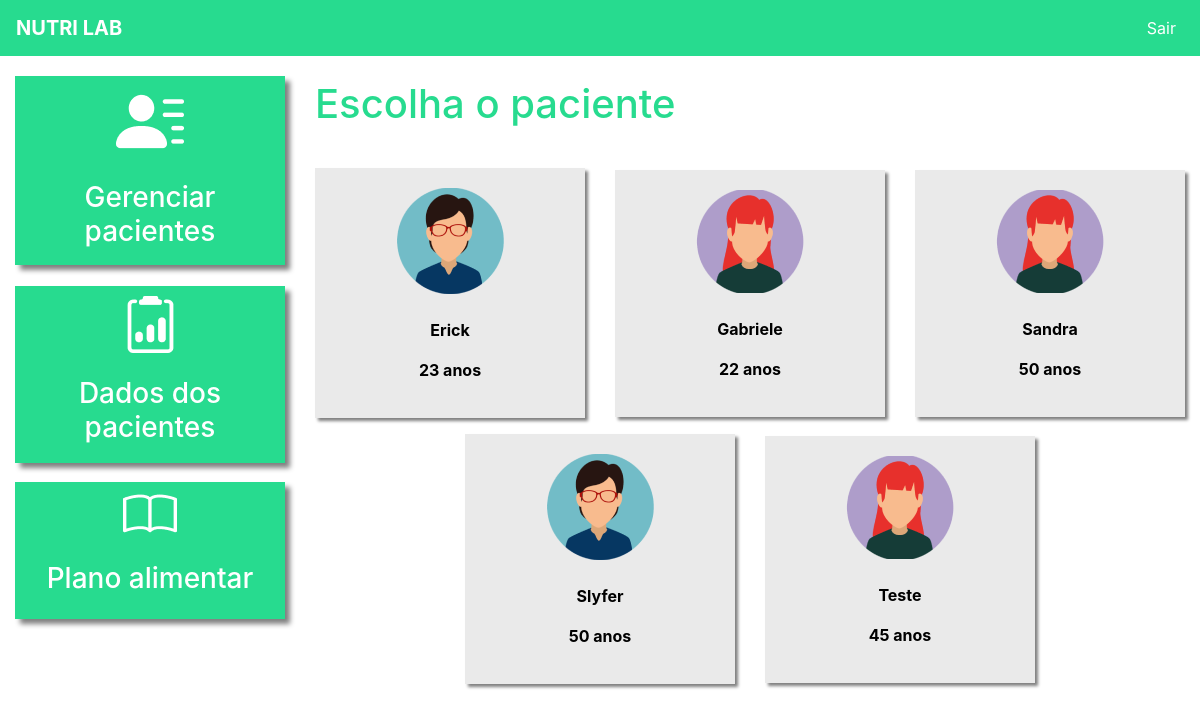
Page /dados_paciente/ (signed in) on the committed database.
### plataforma/models.py (models this page shows, shortened)
class Pacientes(models.Model):
    choices_sexo = (('F', 'Feminino'),
                    ('M', 'Maculino'))
    nome = models.CharField(max_length = 50)
    sexo = models.CharField(max_length = 1, choices = choices_sexo)
    idade = models.IntegerField()
    email = models.EmailField()
    telefone = models.CharField(max_length=19)
    nutri = models.ForeignKey(User, on_delete = models.CASCADE)

### plataforma/views.py (the view)
# urls.py: path('dados_paciente/', views.dados_paciente_listar, name = "dados_paciente_listar"),
@login_required(login_url = '/auth/logar/')
def dados_paciente_listar(request):
    if request.method == "GET":
        pacientes = Pacientes.objects.filter(nutri=request.user)
        return render(request, 'dados_paciente_listar.html', {'pacientes': pacientes})

### plataforma/templates/dados_paciente_listar.html (shortened to what this page needs)
{% extends 'base_plataforma.html' %}
{% load static %}
{% block 'plataforma' %}
    <br>
    <h1 class="titulo mb-4">Escolha o paciente</h1>
    <div class="row align-items-center justify-content-center mb-lg-4">
        {% for paciente in pacientes %}
            <div class="col-md-4 col-sm-6 col-10">
                <a href="{% url 'dados_paciente' paciente.id %}" class="link-hover">
                    <div class="card-paciente mb-lg-0 mb-4 mt-3">
                        <div class="foto-perfil">
                            {% if paciente.sexo == "F" %}
                                <img src="{% static 'plataforma/img/perfil1.png' %}" class="img-fluid">
                            {% else %}
                                <img src="{% static 'plataforma/img/perfil2.png' %}" class="img-fluid">
                            {% endif %}
                        </div>
                        <br>
                        <p class="dados text-center">{{ paciente.nome }}</p>
                        <p class="dados text-center">{{ paciente.idade }} anos</p>
                    </div>
                </a>
            </div>
        {% endfor %}
    </div>
{% endblock%}

### templates/static/plataforma/css/css.css (style rules this page uses)
.titulo { color: #27DB8F; }
.card-paciente { background-color: #EAEAEA; box-shadow: 3px 3px 3px gray; padding: 20px; color: black; }
.foto-perfil { text-align: center; }
.dados { font-weight: bold; }

### rows in the picture
Pacientes: nome "Erick", idade "23"
Pacientes: nome "Gabriele", idade "22"
Pacientes: nome "Sandra", idade "50"
Pacientes: nome "Slyfer", idade "50"
Pacientes: nome "Teste", idade "45"
